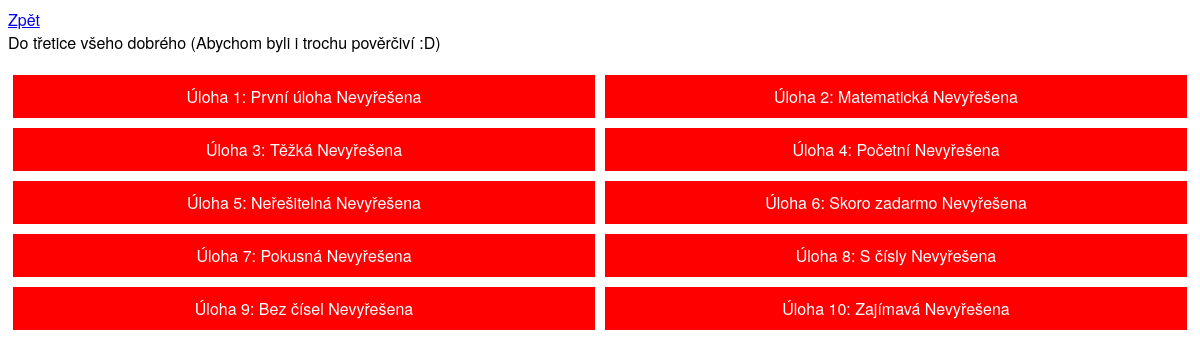
The page /judge/team/3/ (signed in) on the database its author committed.
### judge/models.py (models this page shows, shortened)
@total_ordering
class Team(models.Model):
    name = models.CharField(max_length=256)
    school = models.CharField(max_length=256)
    def __str__(self):
        return f'{self.name} ({self.school})'

class Problem(models.Model):
    name = models.CharField(max_length=256, default="")
    number = models.IntegerField()

### judge/views.py (the view)
# urls.py: path("judge/team/<int:team_id>/", views.team_view, name="team_view"),
def team_view(request, team_id):
    userStatus = prompt_or_403(request, 'competition_judge', 'judge_view')
    if userStatus:
        return userStatus
    team = Team.objects.get(id=team_id)
    problems = []
    for problem in Problem.objects.all().order_by('number').values():
        solution = Score.objects.filter(team=team, problem=problem['id'])
        if len(solution) > 0:
            solution = solution[0]
        else:
            solution = None
        link = reverse('judge:problem_view', kwargs={
            'team_id': team.id,
            'problem_id': problem['id'],
        })
        problems.append({
            'problem': problem,
            'solution': solution,
            'link': link
        })
    context = {
        'team': team,
        'problems': problems,
    }
    return render(request, 'judge/team.html', context)

### judge/views.py (called while the page is built)
def check_permissions(request, group):
    if request.user.groups.filter(name=group).exists():
        return True
    return False

def prompt_or_403(request, group, redirect):
    if request.user.is_anonymous:
        return HttpResponseRedirect(
            reverse('judge:login_view',
                    kwargs={'redirect_view': redirect})
        )
    if not check_permissions(request, group):
        return HttpResponse('403 Forbidden', status=403)

### judge/templates/judge/team.html (shortened to what this page needs)
<!DOCTYPE html>
<html lang="en">
<head>
    {% load static %}
    <link rel="stylesheet" href="{% static 'style.css' %}">
</head>
<body>
    <a href="../..">Zpět</a><br />
    {{ team }}
    <div class="splitter">
        {% for problem in problems %}
            {% if problem.solution != None %}
                <a class="problem splitter-item solved" href="{{ problem.link }}" id="problem {{ problem.problem.number }}">
                    Úloha {{ problem.problem.number }}: {{ problem.problem.name }}
                    {{ problem.solution.points }}
                </a>
            {% else %}
                <a class="problem splitter-item unsolved" href="{{ problem.link }}" id="problem {{ problem.problem.number }}">
                    Úloha {{ problem.problem.number }}: {{ problem.problem.name }}
                    Nevyřešena
                </a>
            {% endif %}
        {% endfor %}
    </div>
</body>
</html>

### judge/static/style.css (style rules this page uses)
body { font-family: "Helvetica Neue", Helvetica, Arial, sans-serif; }
.splitter { display: flex; flex-wrap: wrap; justify-content: space-between; align-items: stretch; margin-top: 1em; width: 100%; }
.splitter-item { display: inline-block; margin: 0; padding: 0px; flex: 1; min-width: 400px; }
.problem { text-align: center; padding: 10px; margin: 5px; color:white; text-decoration: none; }
.unsolved { background-color: red; }

### rows shown on the page
Team: name+school "Do třetice všeho dobrého (Abychom byli i trochu pověrčiví :D)"
Problem: problem.number "1", problem.name "První úloha"
Problem: problem.number "2", problem.name "Matematická"
Problem: problem.number "3", problem.name "Těžká"
Problem: problem.number "4", problem.name "Početní"
Problem: problem.number "5", problem.name "Neřešitelná"
Problem: problem.number "6", problem.name "Skoro zadarmo"
Problem: problem.number "7", problem.name "Pokusná"
Problem: problem.number "8", problem.name "S čísly"
Problem: problem.number "9", problem.name "Bez čísel"
Problem: problem.number "10", problem.name "Zajímavá"
